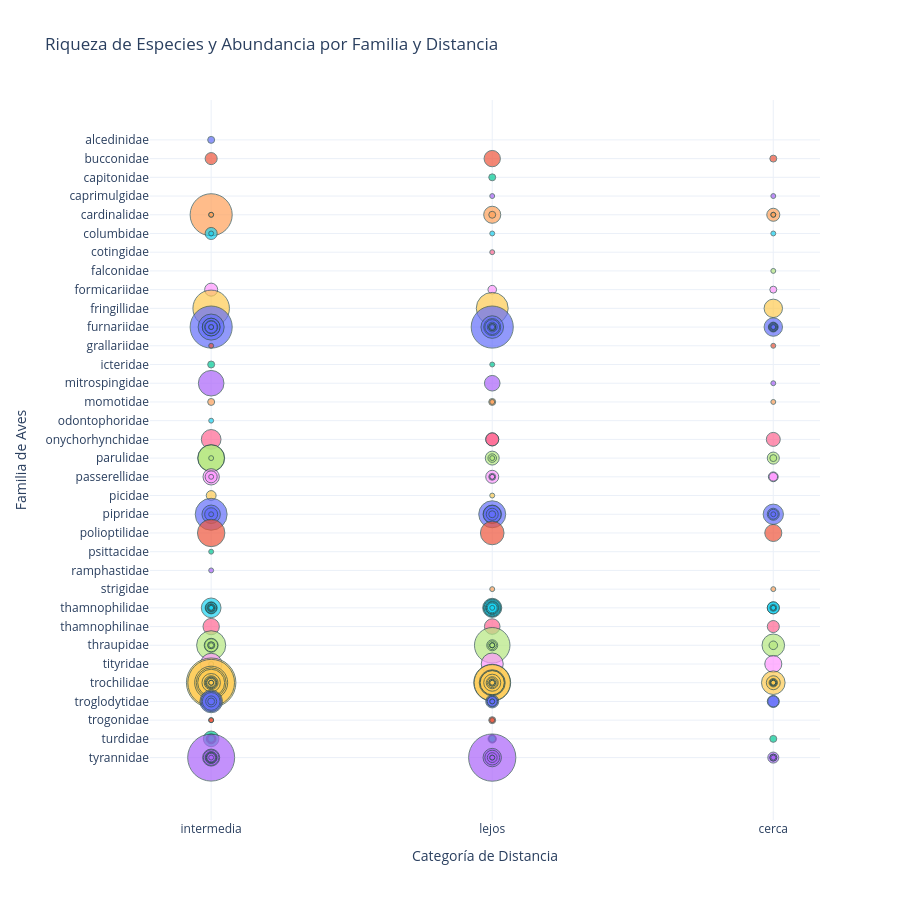

The code cell stored with this chart in its notebook:
### Code cell
# 1. Forzar el renderizado en el navegador para evitar el error de 'nbformat'
# Si ya instalaste nbformat y reiniciaste, puedes comentar la siguiente línea:
#pio.renderers.default = "browser"

# 2. Preparar los datos: Contamos capturas por especie en cada distancia
df_counts = main_df.groupby(["distancia", "familia", "especie"]).size().reset_index(name='capturas')

# 3. Ordenar por familia para que el eje Y sea legible
df_counts = df_counts.sort_values(["familia", "capturas"], ascending=[True, False])

# 4. Crear el Bubble Chart
fig = px.scatter(
    df_counts, 
    x="distancia", 
    y="familia", 
    size="capturas", 
    color="familia", 
    hover_name="especie",
    hover_data={"distancia": True, "familia": True, "capturas": True},
    title="Riqueza de Especies y Abundancia por Familia y Distancia",
    size_max=35,  # Tamaño máximo de la burbuja
    template="plotly_white"
)

# 5. El TRUCO: Como 'distancia' es categórica, las burbujas se enciman.
# Añadimos un pequeño desplazamiento (jitter) para ver las especies individuales
fig.update_traces(marker=dict(line=dict(width=1, color='DarkSlateGrey')))

# 6. Mejoras de diseño y dimensiones
fig.update_layout(
    xaxis_title="Categoría de Distancia",
    yaxis_title="Familia de Aves",
    height=900,         # Aumentamos la altura para que las familias no estén apretadas
    showlegend=False,    # Quitamos la leyenda porque ya tenemos los nombres en el eje Y
    margin=dict(l=150)   # Espacio para que los nombres de las familias no se corten
)

# 7. Ejecutar
fig.show()

### Figure 1 — Plotly figure (JSON) as saved in the notebook; plotly's stock layout.template omitted (floating-point values rounded to 4 significant figures)
{"data": [{"customdata": [[2]], "hovertemplate": "<b>%{hovertext}</b><br><br>familia=%{y}<br>distancia=%{x}<br>capturas=%{customdata[0]}<extra></extra>", "hovertext": ["chloroceryle americana"], "legendgroup": "alcedinidae", "marker": {"color": "#636efa", "line": {"color": "DarkSlateGrey", "width": 1}, "size": [2], "sizemode": "area", "sizeref": 0.08245, "symbol": "circle"}, "mode": "markers", "name": "alcedinidae", "orientation": "v", "showlegend": true, "type": "scatter", "x": ["intermedia"], "xaxis": "x", "y": ["alcedinidae"], "yaxis": "y"}, {"customdata": [[11], [6], [2]], "hovertemplate": "<b>%{hovertext}</b><br><br>familia=%{y}<br>distancia=%{x}<br>capturas=%{customdata[0]}<extra></extra>", "hovertext": ["malacoptila panamensis", "malacoptila panamensis", "malacoptila panamensis"], "legendgroup": "bucconidae", "marker": {"color": "#EF553B", "line": {"color": "DarkSlateGrey", "width": 1}, "size": [11, 6, 2], "sizemode": "area", "sizeref": 0.08245, "symbol": "circle"}, "mode": "markers", "name": "bucconidae", "orientation": "v", "showlegend": true, "type": "scatter", "x": ["lejos", "intermedia", "cerca"], "xaxis": "x", "y": ["bucconidae", "bucconidae", "bucconidae"], "yaxis": "y"}, {"customdata": [[2]], "hovertemplate": "<b>%{hovertext}</b><br><br>familia=%{y}<br>distancia=%{x}<br>capturas=%{customdata[0]}<extra></extra>", "hovertext": ["capito maculicoronatus"], "legendgroup": "capitonidae", "marker": {"color": "#00cc96", "line": {"color": "DarkSlateGrey", "width": 1}, "size": [2], "sizemode": "area", "sizeref": 0.08245, "symbol": "circle"}, "mode": "markers", "name": "capitonidae", "orientation": "v", "showlegend": true, "type": "scatter", "x": ["lejos"], "xaxis": "x", "y": ["capitonidae"], "yaxis": "y"}, {"customdata": [[1], [1]], "hovertemplate": "<b>%{hovertext}</b><br><br>familia=%{y}<br>distancia=%{x}<br>capturas=%{customdata[0]}<extra></extra>", "hovertext": ["nyctiphrynus rosenbergi", "nyctiphrynus rosenbergi"], "legendgroup": "caprimulgidae", "marker": {"color": "#ab63fa", "line": {"color": "DarkSlateGrey", "width": 1}, "size": [1, 1], "sizemode": "area", "sizeref": 0.08245, "symbol": "circle"}, "mode": "markers", "name": "caprimulgidae", "orientation": "v", "showlegend": true, "type": "scatter", "x": ["cerca", "lejos"], "xaxis": "x", "y": ["caprimulgidae", "caprimulgidae"], "yaxis": "y"}, {"customdata": [[73], [12], [7], [2], [1], [1], [1], [1]], "hovertemplate": "<b>%{hovertext}</b><br><br>familia=%{y}<br>distancia=%{x}<br>capturas=%{customdata[0]}<extra></extra>", "hovertext": ["chlorothraupis stolzmanni", "chlorothraupis stolzmanni", "chlorothraupis stolzmanni", "cyanoloxia cyanoides", "chlorothraupis olivacea", "cyanoloxia cyanoides", "cyanoloxia cyanoides", "piranga rubra"], "legendgroup": "cardinalidae", "marker": {"color": "#FFA15A", "line": {"color": "DarkSlateGrey", "width": 1}, "size": [73, 12, 7, 2, 1, 1, 1, 1], "sizemode": "area", "sizeref": 0.08245, "symbol": "circle"}, "mode": "markers", "name": "cardinalidae", "orientation": "v", "showlegend": true, "type": "scatter", "x": ["intermedia", "lejos", "cerca", "lejos", "cerca", "cerca", "intermedia", "intermedia"], "xaxis": "x", "y": ["cardinalidae", "cardinalidae", "cardinalidae", "cardinalidae", "cardinalidae", "cardinalidae", "cardinalidae", "cardinalidae"], "yaxis": "y"}, {"customdata": [[6], [1], [1], [1]], "hovertemplate": "<b>%{hovertext}</b><br><br>familia=%{y}<br>distancia=%{x}<br>capturas=%{customdata[0]}<extra></extra>", "hovertext": ["geotrygon purpurata", "geotrygon purpurata", "geotrygon montana", "claravis pretiosa"], "legendgroup": "columbidae", "marker": {"color": "#19d3f3", "line": {"color": "DarkSlateGrey", "width": 1}, "size": [6, 1, 1, 1], "sizemode": "area", "sizeref": 0.08245, "symbol": "circle"}, "mode": "markers", "name": "columbidae", "orientation": "v", "showlegend": true, "type": "scatter", "x": ["intermedia", "cerca", "intermedia", "lejos"], "xaxis": "x", "y": ["columbidae", "columbidae", "columbidae", "columbidae"], "yaxis": "y"}, {"customdata": [[1]], "hovertemplate": "<b>%{hovertext}</b><br><br>familia=%{y}<br>distancia=%{x}<br>capturas=%{customdata[0]}<extra></extra>", "hovertext": ["pipreola jucunda"], "legendgroup": "cotingidae", "marker": {"color": "#FF6692", "line": {"color": "DarkSlateGrey", "width": 1}, "size": [1], "sizemode": "area", "sizeref": 0.08245, "symbol": "circle"}, "mode": "markers", "name": "cotingidae", "orientation": "v", "showlegend": true, "type": "scatter", "x": ["lejos"], "xaxis": "x", "y": ["cotingidae"], "yaxis": "y"}, {"customdata": [[1]], "hovertemplate": "<b>%{hovertext}</b><br><br>familia=%{y}<br>distancia=%{x}<br>capturas=%{customdata[0]}<extra></extra>", "hovertext": ["micrastur ruficollis"], "legendgroup": "falconidae", "marker": {"color": "#B6E880", "line": {"color": "DarkSlateGrey", "width": 1}, "size": [1], "sizemode": "area", "sizeref": 0.08245, "symbol": "circle"}, "mode": "markers", "name": "falconidae", "orientation": "v", "showlegend": true, "type": "scatter", "x": ["cerca"], "xaxis": "x", "y": ["falconidae"], "yaxis": "y"}, {"customdata": [[7], [3], [2]], "hovertemplate": "<b>%{hovertext}</b><br><br>familia=%{y}<br>distancia=%{x}<br>capturas=%{customdata[0]}<extra></extra>", "hovertext": ["formicarius nigricapillus", "formicarius nigricapillus", "formicarius nigricapillus"], "legendgroup": "formicariidae", "marker": {"color": "#FF97FF", "line": {"color": "DarkSlateGrey", "width": 1}, "size": [7, 3, 2], "sizemode": "area", "sizeref": 0.08245, "symbol": "circle"}, "mode": "markers", "name": "formicariidae", "orientation": "v", "showlegend": true, "type": "scatter", "x": ["intermedia", "lejos", "cerca"], "xaxis": "x", "y": ["formicariidae", "formicariidae", "formicariidae"], "yaxis": "y"}, {"customdata": [[55], [42], [14]], "hovertemplate": "<b>%{hovertext}</b><br><br>familia=%{y}<br>distancia=%{x}<br>capturas=%{customdata[0]}<extra></extra>", "hovertext": ["euphonia xanthogaster", "euphonia xanthogaster", "euphonia xanthogaster"], "legendgroup": "fringillidae", "marker": {"color": "#FECB52", "line": {"color": "DarkSlateGrey", "width": 1}, "size": [55, 42, 14], "sizemode": "area", "sizeref": 0.08245, "symbol": "circle"}, "mode": "markers", "name": "fringillidae", "orientation": "v", "showlegend": true, "type": "scatter", "x": ["intermedia", "lejos", "cerca"], "xaxis": "x", "y": ["fringillidae", "fringillidae", "fringillidae"], "yaxis": "y"}, {"customdata": [[73], [73], [28], [21], [14], [13], [13], [12], [9], [7], [6], [4], [4], [3], [3], [2], [2], [2], [2], [2], [1], [1], [1], [1], [1]], "hovertemplate": "<b>%{hovertext}</b><br><br>familia=%{y}<br>distancia=%{x}<br>capturas=%{customdata[0]}<extra></extra>", "hovertext": ["glyphorynchus spirurus", "glyphorynchus spirurus", "xiphorhynchus erythropygius", "xiphorhynchus erythropygius", "glyphorynchus spirurus", "automolus subulatus", "dendrocincla fuliginosa", "automolus subulatus", "dendrocincla fuliginosa", "campylorhamphus pusillus", "clibanornis rubiginosus", "xiphorhynchus erythropygius", "campylorhamphus pusillus", "automolus subulatus", "dendrocincla fuliginosa", "campylorhamphus pusillus", "dendrocolaptes sanctithomae", "sclerurus mexicanus", "xenops minutus", "xenops rutilans", "dendrocolaptes sanctithomae", "sclerurus mexicanus", "xenops minutus", "xenops rutilans", "automolus ochrolaemus"], "legendgroup": "furnariidae", "marker": {"color": "#636efa", "line": {"color": "DarkSlateGrey", "width": 1}, "size": [73, 73, 28, 21, 14, 13, 13, 12, 9, 7, 6, 4, 4, 3, 3, 2, 2, 2, 2, 2, 1, 1, 1, 1, 1], "sizemode": "area", "sizeref": 0.08245, "symbol": "circle"}, "mode": "markers", "name": "furnariidae", "orientation": "v", "showlegend": true, "type": "scatter", "x": ["intermedia", "lejos", "intermedia", "lejos", "cerca", "intermedia", "intermedia", "lejos", "lejos", "intermedia", "intermedia", "cerca", "lejos", "cerca", "cerca", "cerca", "lejos", "lejos", "lejos", "lejos", "cerca", "cerca", "intermedia", "intermedia", "lejos"], "xaxis": "x", "y": ["furnariidae", "furnariidae", "furnariidae", "furnariidae", "furnariidae", "furnariidae", "furnariidae", "furnariidae", "furnariidae", "furnariidae", "furnariidae", "furnariidae", "furnariidae", "furnariidae", "furnariidae", "furnariidae", "furnariidae", "furnariidae", "furnariidae", "furnariidae", "furnariidae", "furnariidae", "furnariidae", "furnariidae", "furnariidae"], "yaxis": "y"}, {"customdata": [[1], [1]], "hovertemplate": "<b>%{hovertext}</b><br><br>familia=%{y}<br>distancia=%{x}<br>capturas=%{customdata[0]}<extra></extra>", "hovertext": ["hylopezus perspicillatus", "grallaricula flavirostris"], "legendgroup": "grallariidae", "marker": {"color": "#EF553B", "line": {"color": "DarkSlateGrey", "width": 1}, "size": [1, 1], "sizemode": "area", "sizeref": 0.08245, "symbol": "circle"}, "mode": "markers", "name": "grallariidae", "orientation": "v", "showlegend": true, "type": "scatter", "x": ["cerca", "intermedia"], "xaxis": "x", "y": ["grallariidae", "grallariidae"], "yaxis": "y"}, {"customdata": [[2], [1]], "hovertemplate": "<b>%{hovertext}</b><br><br>familia=%{y}<br>distancia=%{x}<br>capturas=%{customdata[0]}<extra></extra>", "hovertext": ["cacicus uropygialis", "cacicus uropygialis"], "legendgroup": "icteridae", "marker": {"color": "#00cc96", "line": {"color": "DarkSlateGrey", "width": 1}, "size": [2, 1], "sizemode": "area", "sizeref": 0.08245, "symbol": "circle"}, "mode": "markers", "name": "icteridae", "orientation": "v", "showlegend": true, "type": "scatter", "x": ["intermedia", "lejos"], "xaxis": "x", "y": ["icteridae", "icteridae"], "yaxis": "y"}, {"customdata": [[27], [10], [1]], "hovertemplate": "<b>%{hovertext}</b><br><br>familia=%{y}<br>distancia=%{x}<br>capturas=%{customdata[0]}<extra></extra>", "hovertext": ["mitrospingus cassinii", "mitrospingus cassinii", "mitrospingus cassinii"], "legendgroup": "mitrospingidae", "marker": {"color": "#ab63fa", "line": {"color": "DarkSlateGrey", "width": 1}, "size": [27, 10, 1], "sizemode": "area", "sizeref": 0.08245, "symbol": "circle"}, "mode": "markers", "name": "mitrospingidae", "orientation": "v", "showlegend": true, "type": "scatter", "x": ["intermedia", "lejos", "cerca"], "xaxis": "x", "y": ["mitrospingidae", "mitrospingidae", "mitrospingidae"], "yaxis": "y"}, {"customdata": [[2], [2], [1], [1]], "hovertemplate": "<b>%{hovertext}</b><br><br>familia=%{y}<br>distancia=%{x}<br>capturas=%{customdata[0]}<extra></extra>", "hovertext": ["baryphthengus martii", "baryphthengus martii", "electron platyrhynchum", "electron platyrhynchum"], "legendgroup": "momotidae", "marker": {"color": "#FFA15A", "line": {"color": "DarkSlateGrey", "width": 1}, "size": [2, 2, 1, 1], "sizemode": "area", "sizeref": 0.08245, "symbol": "circle"}, "mode": "markers", "name": "momotidae", "orientation": "v", "showlegend": true, "type": "scatter", "x": ["intermedia", "lejos", "cerca", "lejos"], "xaxis": "x", "y": ["momotidae", "momotidae", "momotidae", "momotidae"], "yaxis": "y"}, {"customdata": [[1]], "hovertemplate": "<b>%{hovertext}</b><br><br>familia=%{y}<br>distancia=%{x}<br>capturas=%{customdata[0]}<extra></extra>", "hovertext": ["odontophorus erythrops"], "legendgroup": "odontophoridae", "marker": {"color": "#19d3f3", "line": {"color": "DarkSlateGrey", "width": 1}, "size": [1], "sizemode": "area", "sizeref": 0.08245, "symbol": "circle"}, "mode": "markers", "name": "odontophoridae", "orientation": "v", "showlegend": true, "type": "scatter", "x": ["intermedia"], "xaxis": "x", "y": ["odontophoridae"], "yaxis": "y"}, {"customdata": [[16], [8], [7], [7]], "hovertemplate": "<b>%{hovertext}</b><br><br>familia=%{y}<br>distancia=%{x}<br>capturas=%{customdata[0]}<extra></extra>", "hovertext": ["myiobius barbatus", "terenotriccus erythrurus", "myiobius barbatus", "terenotriccus erythrurus"], "legendgroup": "onychorhynchidae", "marker": {"color": "#FF6692", "line": {"color": "DarkSlateGrey", "width": 1}, "size": [16, 8, 7, 7], "sizemode": "area", "sizeref": 0.08245, "symbol": "circle"}, "mode": "markers", "name": "onychorhynchidae", "orientation": "v", "showlegend": true, "type": "scatter", "x": ["intermedia", "cerca", "lejos", "lejos"], "xaxis": "x", "y": ["onychorhynchidae", "onychorhynchidae", "onychorhynchidae", "onychorhynchidae"], "yaxis": "y"}, {"customdata": [[30], [29], [8], [6], [3], [2], [1], [1]], "hovertemplate": "<b>%{hovertext}</b><br><br>familia=%{y}<br>distancia=%{x}<br>capturas=%{customdata[0]}<extra></extra>", "hovertext": ["myiothlypis chrysogaster", "myiothlypis fulvicauda", "myiothlypis chrysogaster", "myiothlypis chrysogaster", "myiothlypis fulvicauda", "myiothlypis fulvicauda", "parkesia noveboracensis", "geothlypis semiflava"], "legendgroup": "parulidae", "marker": {"color": "#B6E880", "line": {"color": "DarkSlateGrey", "width": 1}, "size": [30, 29, 8, 6, 3, 2, 1, 1], "sizemode": "area", "sizeref": 0.08245, "symbol": "circle"}, "mode": "markers", "name": "parulidae", "orientation": "v", "showlegend": true, "type": "scatter", "x": ["intermedia", "intermedia", "lejos", "cerca", "lejos", "cerca", "intermedia", "lejos"], "xaxis": "x", "y": ["parulidae", "parulidae", "parulidae", "parulidae", "parulidae", "parulidae", "parulidae", "parulidae"], "yaxis": "y"}, {"customdata": [[11], [7], [6], [4], [3], [2], [1], [1], [1]], "hovertemplate": "<b>%{hovertext}</b><br><br>familia=%{y}<br>distancia=%{x}<br>capturas=%{customdata[0]}<extra></extra>", "hovertext": ["chlorospingus flavigularis", "arremon aurantiirostris", "arremon atricapillus", "arremon aurantiirostris", "chlorospingus canigularis", "arremon atricapillus", "chlorospingus canigularis", "chlorospingus canigularis", "chlorospingus flavigularis"], "legendgroup": "passerellidae", "marker": {"color": "#FF97FF", "line": {"color": "DarkSlateGrey", "width": 1}, "size": [11, 7, 6, 4, 3, 2, 1, 1, 1], "sizemode": "area", "sizeref": 0.08245, "symbol": "circle"}, "mode": "markers", "name": "passerellidae", "orientation": "v", "showlegend": true, "type": "scatter", "x": ["intermedia", "lejos", "intermedia", "cerca", "cerca", "lejos", "intermedia", "lejos", "lejos"], "xaxis": "x", "y": ["passerellidae", "passerellidae", "passerellidae", "passerellidae", "passerellidae", "passerellidae", "passerellidae", "passerellidae", "passerellidae"], "yaxis": "y"}, {"customdata": [[4], [1]], "hovertemplate": "<b>%{hovertext}</b><br><br>familia=%{y}<br>distancia=%{x}<br>capturas=%{customdata[0]}<extra></extra>", "hovertext": ["celeus loricatus", "celeus loricatus"], "legendgroup": "picidae", "marker": {"color": "#FECB52", "line": {"color": "DarkSlateGrey", "width": 1}, "size": [4, 1], "sizemode": "area", "sizeref": 0.08245, "symbol": "circle"}, "mode": "markers", "name": "picidae", "orientation": "v", "showlegend": true, "type": "scatter", "x": ["intermedia", "lejos"], "xaxis": "x", "y": ["picidae", "picidae"], "yaxis": "y"}, {"customdata": [[42], [30], [17], [14], [14], [13], [7], [6], [6], [4], [2], [1], [1]], "hovertemplate": "<b>%{hovertext}</b><br><br>familia=%{y}<br>distancia=%{x}<br>capturas=%{customdata[0]}<extra></extra>", "hovertext": ["dixiphia pipra", "dixiphia pipra", "dixiphia pipra", "cryptopipo holochlora", "machaeropterus deliciosus", "cryptopipo holochlora", "machaeropterus deliciosus", "cryptopipo holochlora", "manacus vitellinus", "machaeropterus deliciosus", "manacus manacus", "lepidothrix coronata", "masius chrysopterus"], "legendgroup": "pipridae", "marker": {"color": "#636efa", "line": {"color": "DarkSlateGrey", "width": 1}, "size": [42, 30, 17, 14, 14, 13, 7, 6, 6, 4, 2, 1, 1], "sizemode": "area", "sizeref": 0.08245, "symbol": "circle"}, "mode": "markers", "name": "pipridae", "orientation": "v", "showlegend": true, "type": "scatter", "x": ["intermedia", "lejos", "cerca", "intermedia", "lejos", "lejos", "intermedia", "cerca", "lejos", "cerca", "lejos", "cerca", "intermedia"], "xaxis": "x", "y": ["pipridae", "pipridae", "pipridae", "pipridae", "pipridae", "pipridae", "pipridae", "pipridae", "pipridae", "pipridae", "pipridae", "pipridae", "pipridae"], "yaxis": "y"}, {"customdata": [[31], [23], [12]], "hovertemplate": "<b>%{hovertext}</b><br><br>familia=%{y}<br>distancia=%{x}<br>capturas=%{customdata[0]}<extra></extra>", "hovertext": ["microbates cinereiventris", "microbates cinereiventris", "microbates cinereiventris"], "legendgroup": "polioptilidae", "marker": {"color": "#EF553B", "line": {"color": "DarkSlateGrey", "width": 1}, "size": [31, 23, 12], "sizemode": "area", "sizeref": 0.08245, "symbol": "circle"}, "mode": "markers", "name": "polioptilidae", "orientation": "v", "showlegend": true, "type": "scatter", "x": ["intermedia", "lejos", "cerca"], "xaxis": "x", "y": ["polioptilidae", "polioptilidae", "polioptilidae"], "yaxis": "y"}, {"customdata": [[1]], "hovertemplate": "<b>%{hovertext}</b><br><br>familia=%{y}<br>distancia=%{x}<br>capturas=%{customdata[0]}<extra></extra>", "hovertext": ["pyrilia pulchra"], "legendgroup": "psittacidae", "marker": {"color": "#00cc96", "line": {"color": "DarkSlateGrey", "width": 1}, "size": [1], "sizemode": "area", "sizeref": 0.08245, "symbol": "circle"}, "mode": "markers", "name": "psittacidae", "orientation": "v", "showlegend": true, "type": "scatter", "x": ["intermedia"], "xaxis": "x", "y": ["psittacidae"], "yaxis": "y"}, {"customdata": [[1]], "hovertemplate": "<b>%{hovertext}</b><br><br>familia=%{y}<br>distancia=%{x}<br>capturas=%{customdata[0]}<extra></extra>", "hovertext": ["aulacorhynchus haematopygus"], "legendgroup": "ramphastidae", "marker": {"color": "#ab63fa", "line": {"color": "DarkSlateGrey", "width": 1}, "size": [1], "sizemode": "area", "sizeref": 0.08245, "symbol": "circle"}, "mode": "markers", "name": "ramphastidae", "orientation": "v", "showlegend": true, "type": "scatter", "x": ["intermedia"], "xaxis": "x", "y": ["ramphastidae"], "yaxis": "y"}, {"customdata": [[1], [1]], "hovertemplate": "<b>%{hovertext}</b><br><br>familia=%{y}<br>distancia=%{x}<br>capturas=%{customdata[0]}<extra></extra>", "hovertext": ["ciccaba virgata", "megascops ingens"], "legendgroup": "strigidae", "marker": {"color": "#FFA15A", "line": {"color": "DarkSlateGrey", "width": 1}, "size": [1, 1], "sizemode": "area", "sizeref": 0.08245, "symbol": "circle"}, "mode": "markers", "name": "strigidae", "orientation": "v", "showlegend": true, "type": "scatter", "x": ["cerca", "lejos"], "xaxis": "x", "y": ["strigidae", "strigidae"], "yaxis": "y"}, {"customdata": [[16], [15], [13], [11], [8], [6], [6], [6], [6], [6], [5], [5], [4], [3], [2], [2], [2], [2], [1], [1], [1], [1], [1]], "hovertemplate": "<b>%{hovertext}</b><br><br>familia=%{y}<br>distancia=%{x}<br>capturas=%{customdata[0]}<extra></extra>", "hovertext": ["gymnopithys bicolor", "gymnopithys leucaspis", "gymnopithys bicolor", "poliocrania exsul", "phaenostictus mcleannani", "dysithamnus puncticeps", "gymnopithys bicolor", "hafferia zeledoni", "dysithamnus puncticeps", "hafferia zeledoni", "phaenostictus mcleannani", "sipia nigricauda", "sipia nigricauda", "gymnopithys leucaspis", "poliocrania exsul", "dysithamnus puncticeps", "microrhopias quixensis", "poliocrania exsul", "gymnopithys leucaspis", "hafferia zeledoni", "myrmotherula axillaris", "thamnistes anabatinus", "microrhopias quixensis"], "legendgroup": "thamnophilidae", "marker": {"color": "#19d3f3", "line": {"color": "DarkSlateGrey", "width": 1}, "size": [16, 15, 13, 11, 8, 6, 6, 6, 6, 6, 5, 5, 4, 3, 2, 2, 2, 2, 1, 1, 1, 1, 1], "sizemode": "area", "sizeref": 0.08245, "symbol": "circle"}, "mode": "markers", "name": "thamnophilidae", "orientation": "v", "showlegend": true, "type": "scatter", "x": ["intermedia", "lejos", "lejos", "lejos", "lejos", "cerca", "cerca", "intermedia", "lejos", "lejos", "intermedia", "intermedia", "lejos", "intermedia", "cerca", "intermedia", "intermedia", "intermedia", "cerca", "cerca", "intermedia", "intermedia", "lejos"], "xaxis": "x", "y": ["thamnophilidae", "thamnophilidae", "thamnophilidae", "thamnophilidae", "thamnophilidae", "thamnophilidae", "thamnophilidae", "thamnophilidae", "thamnophilidae", "thamnophilidae", "thamnophilidae", "thamnophilidae", "thamnophilidae", "thamnophilidae", "thamnophilidae", "thamnophilidae", "thamnophilidae", "thamnophilidae", "thamnophilidae", "thamnophilidae", "thamnophilidae", "thamnophilidae", "thamnophilidae"], "yaxis": "y"}, {"customdata": [[11], [10], [6]], "hovertemplate": "<b>%{hovertext}</b><br><br>familia=%{y}<br>distancia=%{x}<br>capturas=%{customdata[0]}<extra></extra>", "hovertext": ["epinecrophylla fulviventris", "epinecrophylla fulviventris", "epinecrophylla fulviventris"], "legendgroup": "thamnophilinae", "marker": {"color": "#FF6692", "line": {"color": "DarkSlateGrey", "width": 1}, "size": [11, 10, 6], "sizemode": "area", "sizeref": 0.08245, "symbol": "circle"}, "mode": "markers", "name": "thamnophilinae", "orientation": "v", "showlegend": true, "type": "scatter", "x": ["intermedia", "lejos", "cerca"], "xaxis": "x", "y": ["thamnophilinae", "thamnophilinae", "thamnophilinae"], "yaxis": "y"}, {"customdata": [[52], [35], [21], [8], [7], [5], [3], [3], [2], [2], [1], [1], [1], [1], [1]], "hovertemplate": "<b>%{hovertext}</b><br><br>familia=%{y}<br>distancia=%{x}<br>capturas=%{customdata[0]}<extra></extra>", "hovertext": ["tachyphonus delatrii", "tachyphonus delatrii", "tachyphonus delatrii", "tangara icterocephala", "bangsia rothschildi", "chrysothlypis salmoni", "bangsia rothschildi", "bangsia rothschildi", "coereba flaveola", "tangara florida", "chlorophanes spiza", "coereba flaveola", "saltator grossus", "saltator maximus", "tangara icterocephala"], "legendgroup": "thraupidae", "marker": {"color": "#B6E880", "line": {"color": "DarkSlateGrey", "width": 1}, "size": [52, 35, 21, 8, 7, 5, 3, 3, 2, 2, 1, 1, 1, 1, 1], "sizemode": "area", "sizeref": 0.08245, "symbol": "circle"}, "mode": "markers", "name": "thraupidae", "orientation": "v", "showlegend": true, "type": "scatter", "x": ["lejos", "intermedia", "cerca", "intermedia", "intermedia", "lejos", "cerca", "lejos", "intermedia", "intermedia", "intermedia", "lejos", "lejos", "lejos", "lejos"], "xaxis": "x", "y": ["thraupidae", "thraupidae", "thraupidae", "thraupidae", "thraupidae", "thraupidae", "thraupidae", "thraupidae", "thraupidae", "thraupidae", "thraupidae", "thraupidae", "thraupidae", "thraupidae", "thraupidae"], "yaxis": "y"}, {"customdata": [[20], [19], [12], [1], [1]], "hovertemplate": "<b>%{hovertext}</b><br><br>familia=%{y}<br>distancia=%{x}<br>capturas=%{customdata[0]}<extra></extra>", "hovertext": ["schiffornis veraepacis", "schiffornis veraepacis", "schiffornis veraepacis", "pachyramphus cinnamomeus", "tityra semifasciata"], "legendgroup": "tityridae", "marker": {"color": "#FF97FF", "line": {"color": "DarkSlateGrey", "width": 1}, "size": [20, 19, 12, 1, 1], "sizemode": "area", "sizeref": 0.08245, "symbol": "circle"}, "mode": "markers", "name": "tityridae", "orientation": "v", "showlegend": true, "type": "scatter", "x": ["lejos", "intermedia", "cerca", "intermedia", "intermedia"], "xaxis": "x", "y": ["tityridae", "tityridae", "tityridae", "tityridae", "tityridae"], "yaxis": "y"}, {"customdata": [[101], [90], [56], [54], [45], [37], [30], [28], [25], [24], [23], [14], [12], [8], [8], [6], [6], [5], [4], [4], [3], [3], [2], [2], [2], [2], [1], [1], [1], [1], [1], [1], [1], [1], [1]], "hovertemplate": "<b>%{hovertext}</b><br><br>familia=%{y}<br>distancia=%{x}<br>capturas=%{customdata[0]}<extra></extra>", "hovertext": ["eutoxeres aquila", "phaethornis yaruqui", "phaethornis yaruqui", "eutoxeres aquila", "thalurania colombica", "androdon aequatorialis", "threnetes ruckeri", "threnetes ruckeri", "thalurania colombica", "androdon aequatorialis", "phaethornis yaruqui", "heliodoxa jacula", "heliodoxa jacula", "eutoxeres aquila", "doryfera ludovicae", "florisuga mellivora", "phaethornis striigularis", "aglaiocercus coelestis", "phaethornis striigularis", "amazilia rosenbergi", "amazilia amabilis", "amazilia rosenbergi", "androdon aequatorialis", "thalurania colombica", "amazilia tzacatl", "doryfera ludovicae", "amazilia rosenbergi", "heliodoxa jacula", "phaethornis striigularis", "threnetes ruckeri", "heliodoxa imperatrix", "phaethornis syrmatophorus", "urochroa bougueri", "florisuga mellivora", "heliothryx barroti"], "legendgroup": "trochilidae", "marker": {"color": "#FECB52", "line": {"color": "DarkSlateGrey", "width": 1}, "size": [101, 90, 56, 54, 45, 37, 30, 28, 25, 24, 23, 14, 12, 8, 8, 6, 6, 5, 4, 4, 3, 3, 2, 2, 2, 2, 1, 1, 1, 1, 1, 1, 1, 1, 1], "sizemode": "area", "sizeref": 0.08245, "symbol": "circle"}, "mode": "markers", "name": "trochilidae", "orientation": "v", "showlegend": true, "type": "scatter", "x": ["intermedia", "intermedia", "lejos", "lejos", "intermedia", "intermedia", "intermedia", "lejos", "lejos", "lejos", "cerca", "intermedia", "lejos", "cerca", "intermedia", "intermedia", "lejos", "intermedia", "intermedia", "lejos", "cerca", "intermedia", "cerca", "cerca", "lejos", "lejos", "cerca", "cerca", "cerca", "cerca", "intermedia", "intermedia", "intermedia", "lejos", "lejos"], "xaxis": "x", "y": ["trochilidae", "trochilidae", "trochilidae", "trochilidae", "trochilidae", "trochilidae", "trochilidae", "trochilidae", "trochilidae", "trochilidae", "trochilidae", "trochilidae", "trochilidae", "trochilidae", "trochilidae", "trochilidae", "trochilidae", "trochilidae", "trochilidae", "trochilidae", "trochilidae", "trochilidae", "trochilidae", "trochilidae", "trochilidae", "trochilidae", "trochilidae", "trochilidae", "trochilidae", "trochilidae", "trochilidae", "trochilidae", "trochilidae", "trochilidae", "trochilidae"], "yaxis": "y"}, {"customdata": [[21], [17], [13], [7], [6], [5], [5], [5], [4], [2], [1], [1]], "hovertemplate": "<b>%{hovertext}</b><br><br>familia=%{y}<br>distancia=%{x}<br>capturas=%{customdata[0]}<extra></extra>", "hovertext": ["microcerculus marginatus", "cantorchilus nigricapillus", "henicorhina leucosticta", "microcerculus marginatus", "henicorhina leucosticta", "microcerculus marginatus", "henicorhina leucophrys", "henicorhina leucosticta", "henicorhina leucophrys", "pheugopedius spadix", "cantorchilus nigricapillus", "pheugopedius spadix"], "legendgroup": "troglodytidae", "marker": {"color": "#636efa", "line": {"color": "DarkSlateGrey", "width": 1}, "size": [21, 17, 13, 7, 6, 5, 5, 5, 4, 2, 1, 1], "sizemode": "area", "sizeref": 0.08245, "symbol": "circle"}, "mode": "markers", "name": "troglodytidae", "orientation": "v", "showlegend": true, "type": "scatter", "x": ["intermedia", "intermedia", "intermedia", "lejos", "cerca", "cerca", "intermedia", "lejos", "lejos", "intermedia", "lejos", "lejos"], "xaxis": "x", "y": ["troglodytidae", "troglodytidae", "troglodytidae", "troglodytidae", "troglodytidae", "troglodytidae", "troglodytidae", "troglodytidae", "troglodytidae", "troglodytidae", "troglodytidae", "troglodytidae"], "yaxis": "y"}, {"customdata": [[2], [1], [1], [1]], "hovertemplate": "<b>%{hovertext}</b><br><br>familia=%{y}<br>distancia=%{x}<br>capturas=%{customdata[0]}<extra></extra>", "hovertext": ["trogon comptus", "trogon personatus", "trogon rufus", "trogon rufus"], "legendgroup": "trogonidae", "marker": {"color": "#EF553B", "line": {"color": "DarkSlateGrey", "width": 1}, "size": [2, 1, 1, 1], "sizemode": "area", "sizeref": 0.08245, "symbol": "circle"}, "mode": "markers", "name": "trogonidae", "orientation": "v", "showlegend": true, "type": "scatter", "x": ["lejos", "intermedia", "intermedia", "lejos"], "xaxis": "x", "y": ["trogonidae", "trogonidae", "trogonidae", "trogonidae"], "yaxis": "y"}, {"customdata": [[10], [4], [3], [3], [2], [2], [2], [2], [2]], "hovertemplate": "<b>%{hovertext}</b><br><br>familia=%{y}<br>distancia=%{x}<br>capturas=%{customdata[0]}<extra></extra>", "hovertext": ["turdus obsoletus", "entomodestes coracinus", "catharus ustulatus", "turdus obsoletus", "catharus ustulatus", "cichlopsis leucogenys", "catharus ustulatus", "entomodestes coracinus", "turdus ignobilis"], "legendgroup": "turdidae", "marker": {"color": "#00cc96", "line": {"color": "DarkSlateGrey", "width": 1}, "size": [10, 4, 3, 3, 2, 2, 2, 2, 2], "sizemode": "area", "sizeref": 0.08245, "symbol": "circle"}, "mode": "markers", "name": "turdidae", "orientation": "v", "showlegend": true, "type": "scatter", "x": ["intermedia", "intermedia", "intermedia", "lejos", "cerca", "intermedia", "lejos", "lejos", "lejos"], "xaxis": "x", "y": ["turdidae", "turdidae", "turdidae", "turdidae", "turdidae", "turdidae", "turdidae", "turdidae", "turdidae"], "yaxis": "y"}, {"customdata": [[92], [91], [14], [12], [10], [9], [6], [5], [5], [4], [4], [4], [3], [2], [2], [1], [1], [1], [1]], "hovertemplate": "<b>%{hovertext}</b><br><br>familia=%{y}<br>distancia=%{x}<br>capturas=%{customdata[0]}<extra></extra>", "hovertext": ["mionectes olivaceus", "mionectes olivaceus", "leptopogon superciliaris", "leptopogon superciliaris", "rhynchocyclus pacificus", "rhynchocyclus pacificus", "myiotriccus ornatus", "mionectes olivaceus", "attila spadiceus", "empidonax virescens", "zimmerius chrysops", "empidonax virescens", "sayornis nigricans", "empidonax virescens", "leptopogon superciliaris", "rhynchocyclus pacificus", "contopus cinereus", "myiarchus tuberculifer", "myiornis atricapillus"], "legendgroup": "tyrannidae", "marker": {"color": "#ab63fa", "line": {"color": "DarkSlateGrey", "width": 1}, "size": [92, 91, 14, 12, 10, 9, 6, 5, 5, 4, 4, 4, 3, 2, 2, 1, 1, 1, 1], "sizemode": "area", "sizeref": 0.08245, "symbol": "circle"}, "mode": "markers", "name": "tyrannidae", "orientation": "v", "showlegend": true, "type": "scatter", "x": ["lejos", "intermedia", "lejos", "intermedia", "intermedia", "lejos", "intermedia", "cerca", "intermedia", "intermedia", "intermedia", "lejos", "intermedia", "cerca", "cerca", "cerca", "intermedia", "lejos", "lejos"], "xaxis": "x", "y": ["tyrannidae", "tyrannidae", "tyrannidae", "tyrannidae", "tyrannidae", "tyrannidae", "tyrannidae", "tyrannidae", "tyrannidae", "tyrannidae", "tyrannidae", "tyrannidae", "tyrannidae", "tyrannidae", "tyrannidae", "tyrannidae", "tyrannidae", "tyrannidae", "tyrannidae"], "yaxis": "y"}], "layout": {"height": 900, "legend": {"itemsizing": "constant", "title": {"text": "familia"}, "tracegroupgap": 0}, "margin": {"l": 150}, "showlegend": false, "title": {"text": "Riqueza de Especies y Abundancia por Familia y Distancia"}, "xaxis": {"anchor": "y", "domain": [0, 1], "title": {"text": "Categoría de Distancia"}}, "yaxis": {"anchor": "x", "categoryarray": ["tyrannidae", "turdidae", "trogonidae", "troglodytidae", "trochilidae", "tityridae", "thraupidae", "thamnophilinae", "thamnophilidae", "strigidae", "ramphastidae", "psittacidae", "polioptilidae", "pipridae", "picidae", "passerellidae", "parulidae", "onychorhynchidae", "odontophoridae", "momotidae", "mitrospingidae", "icteridae", "grallariidae", "furnariidae", "fringillidae", "formicariidae", "falconidae", "cotingidae", "columbidae", "cardinalidae", "caprimulgidae", "capitonidae", "bucconidae", "alcedinidae"], "categoryorder": "array", "domain": [0, 1], "title": {"text": "Familia de Aves"}}}}
